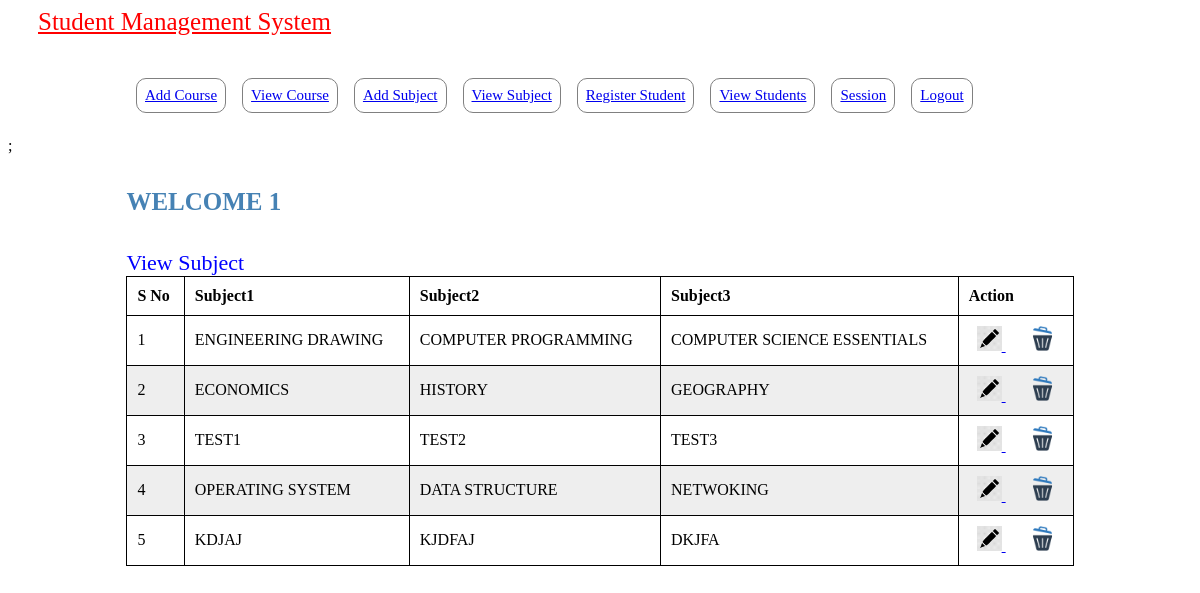
Screenshot of /pages/view-subject.php (signed in) with the database file from the repository.
### tables this page shows
CREATE TABLE `subject` (
  `subid` int(11) NOT NULL,
  `cshort` varchar(50) DEFAULT NULL,
  `cfull` varchar(250) DEFAULT NULL,
  `sub1` varchar(250) DEFAULT NULL,
  `sub2` varchar(250) DEFAULT NULL,
  `sub3` varchar(250) DEFAULT NULL,
  `dt_created` datetime NOT NULL DEFAULT current_timestamp(),
  `update_date` varchar(200) DEFAULT NULL
);

### config/DbFunction.php (called while the page is built, shortened)
<?php
class DbFunction{
function showSubject(){
	$db = Database::getInstance();
	$mysqli = $db->getConnection();
	$query = "SELECT * FROM subject ";
	$stmt= $mysqli->query($query);
	return $stmt;
}
}
?>

### pages/view-subject.php (the view, shortened to what this page needs)
<?php
include('../config/DbFunction.php');
$obj = new DbFunction();
$rs = $obj->showSubject();
?>
<!DOCTYPE html>
<html lang="en">
<head>
</head>
<body>
<?php include('leftbar.php') ?>;
<div class="center" style="color: steelblue; font-size: 25px">
    <h4 class="page-header"> <?php echo strtoupper("welcome" . " " . htmlentities($_SESSION['login'])); ?></h4>
</div>
<div class="center" style="color: blue; font-size: 22px">
    View Subject
</div>
<table >
    <thead>
    <tr>
        <th>S No</th>
        <th>Subject1</th>
        <th>Subject2</th>
        <th>Subject3</th>
        <th>Action</th>
    </tr>
    </thead>
    <tbody>
    <?php
    $sn = 1;
    while ($res = $rs->fetch_object()) {
        ?>
        <tr class="odd gradeX">
            <td><?php echo $sn ?></td>
            <td><?php echo htmlentities(strtoupper($res->sub1)); ?></td>
            <td><?php echo htmlentities(strtoupper($res->sub2)); ?></td>
            <td><?php echo htmlentities(strtoupper($res->sub3)); ?></td>
            <td>&nbsp;&nbsp;<a href="edit-sub.php?sid=<?php echo htmlentities($res->subid); ?>"><img src="../icon/icon%20edit.jpg" width="25px" height="25px"> </a> &nbsp;&nbsp;&nbsp;&nbsp;&nbsp;
                <a href="view-subject.php?del=<?php echo htmlentities($res->subid); ?>"><img src="../icon/delicon.png" width="25px" height="25px"></td>
        </tr>
        <?php $sn++;
    } ?>
    </tbody>
</table>
</body>
</html>

### pages/leftbar.php (shortened to what this page needs)
<head>
</head>
<nav
        style="margin-bottom: 0">
    <div>
        <a style="font-size: 25px; color: red; margin-left: 30px" href="#">Student Management System</a>
    </div>
    <br>
    <div>
        <ul>
            <li>
                <a href="add-course.php">Add Course</a>
            </li>
            <li>
                <a href="view-course.php">View Course</a>
            </li>
            <li>
                <a href="add-subject.php">Add Subject</a>
            </li>
            <li>
                <a href="view-subject.php">View Subject</a>
            </li>
            <li>
                <a href="register.php">Register Student</a>
            </li>
            <li>
                <a href="view.php"></i>View Students</a>
            </li>
            <li>
                <a href="session.php">Session</a>
            </li>
            <li>
                <a href="logout.php">Logout</a>
            </li>
        </ul>
    </div>
</nav>

### pages/view-subject.php (style rules this page uses)
.center { margin: auto; width: 80%; }
table { margin: auto; width:80%; }
table, th, td { border: 1px solid black; border-radius: 3px; border-collapse: collapse; }
th, td { padding: 10px; text-align: left; }
tr:nth-child(even) { background-color: #eee; }

### pages/leftbar.php (style rules this page uses)
li { float: left; font-size: 15px; margin: 8px; border: 1px solid gray; border-radius: 10px; }
ul { list-style-type: none; margin-left: 120px; padding: 0; overflow: hidden; }
li a { display: block; padding: 8px; }

### rows the page displays
subject: sub1 "ENGINEERING DRAWING", sub2 "COMPUTER PROGRAMMING", sub3 "COMPUTER SCIENCE ESSENTIALS"
subject: sub1 "ECONOMICS", sub2 "HISTORY", sub3 "GEOGRAPHY"
subject: sub1 "TEST1", sub2 "TEST2", sub3 "TEST3"
subject: sub1 "OPERATING SYSTEM", sub2 "DATA STRUCTURE", sub3 "NETWOKING"
subject: sub1 "KDJAJ", sub2 "KJDFAJ", sub3 "DKJFA"
